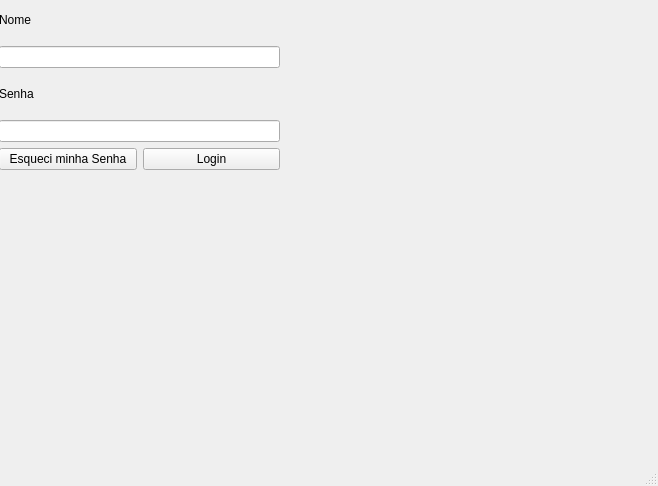
<?xml version="1.0" encoding="UTF-8"?>
<ui version="4.0">
 <class>MainWindow</class>
 <widget class="QMainWindow" name="MainWindow">
  <property name="geometry">
   <rect>
    <x>0</x>
    <y>0</y>
    <width>658</width>
    <height>486</height>
   </rect>
  </property>
  <property name="windowTitle">
   <string>MainWindow</string>
  </property>
  <widget class="QWidget" name="centralwidget">
   <property name="layoutDirection">
    <enum>Qt::LeftToRight</enum>
   </property>
   <widget class="QWidget" name="widget" native="true">
    <property name="geometry">
     <rect>
      <x>0</x>
      <y>0</y>
      <width>461</width>
      <height>401</height>
     </rect>
    </property>
    <widget class="QWidget" name="verticalLayoutWidget">
     <property name="geometry">
      <rect>
       <x>-1</x>
       <y>-1</y>
       <width>281</width>
       <height>171</height>
      </rect>
     </property>
     <layout class="QVBoxLayout" name="verticalLayout">
      <item>
       <widget class="QLabel" name="label">
        <property name="text">
         <string>Nome</string>
        </property>
       </widget>
      </item>
      <item>
       <widget class="QLineEdit" name="nome_input"/>
      </item>
      <item>
       <widget class="QLabel" name="label_2">
        <property name="text">
         <string>Senha</string>
        </property>
       </widget>
      </item>
      <item>
       <widget class="QLineEdit" name="senha_input">
        <property name="echoMode">
         <enum>QLineEdit::Password</enum>
        </property>
       </widget>
      </item>
      <item>
       <layout class="QHBoxLayout" name="horizontalLayout">
        <item>
         <widget class="QPushButton" name="esqueci_senha_button">
          <property name="text">
           <string>Esqueci minha Senha</string>
          </property>
         </widget>
        </item>
        <item>
         <widget class="QPushButton" name="login_button">
          <property name="text">
           <string>Login</string>
          </property>
         </widget>
        </item>
       </layout>
      </item>
     </layout>
    </widget>
   </widget>
  </widget>
  <widget class="QMenuBar" name="menubar">
   <property name="geometry">
    <rect>
     <x>0</x>
     <y>0</y>
     <width>658</width>
     <height>21</height>
    </rect>
   </property>
  </widget>
  <widget class="QStatusBar" name="statusbar"/>
 </widget>
 <resources/>
 <connections/>
</ui>
